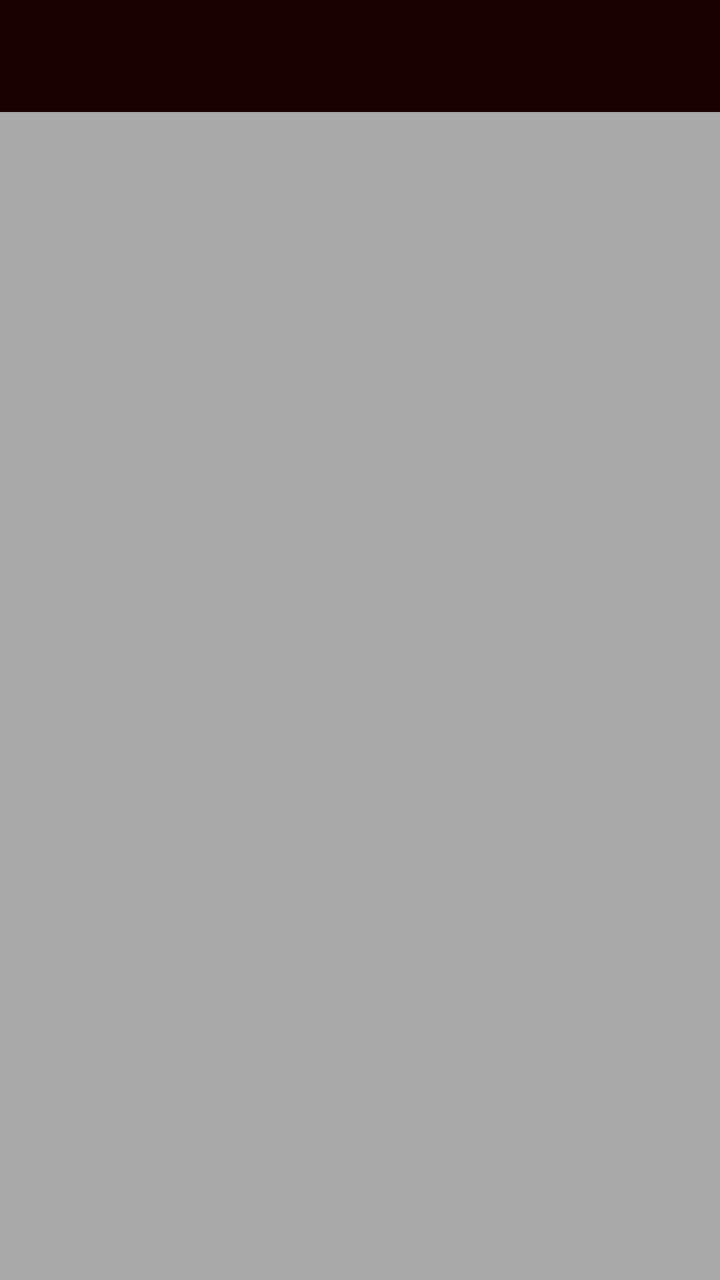
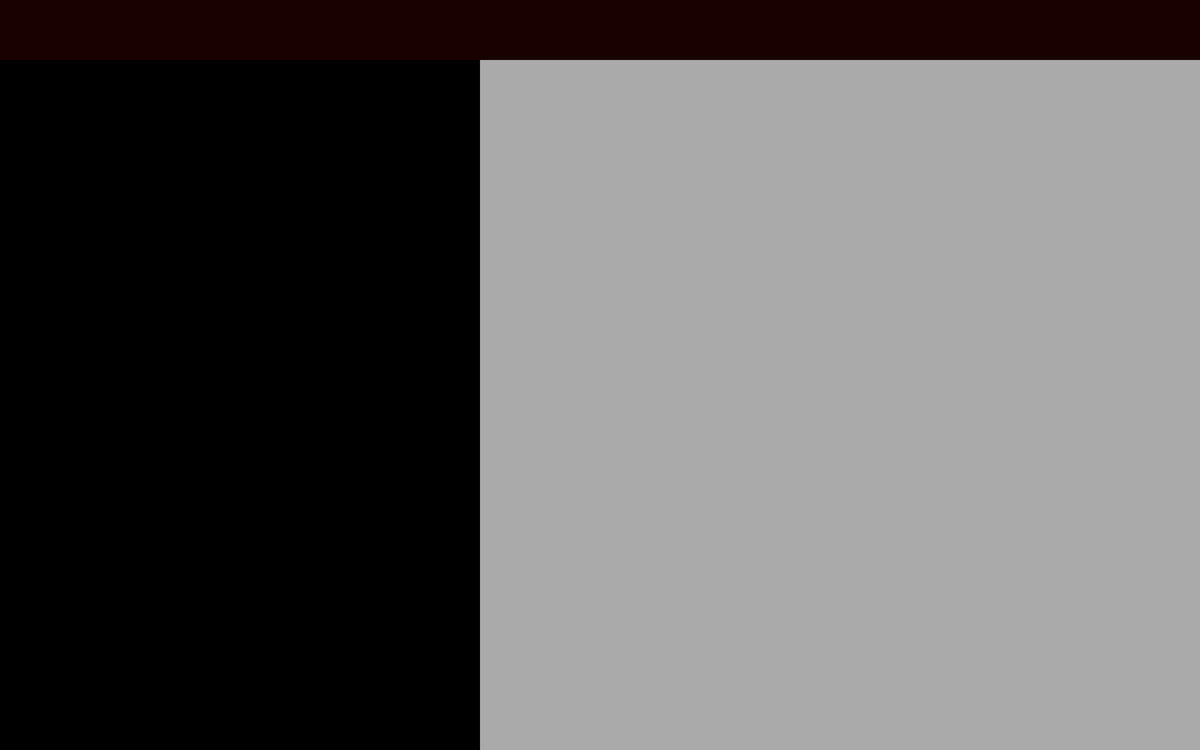

An Android layout and its configuration variant, each rendered on a device that would load it. The default file and the variant file are quoted in full after the pictures.
<!-- AndroidManifest.xml: activity theme AppTheme.NoActionBar -->
<!-- res/layout/activity_main.xml -->
<?xml version="1.0" encoding="utf-8"?>
<RelativeLayout xmlns:android="http://schemas.android.com/apk/res/android"
    android:orientation="vertical" android:layout_width="match_parent"
    android:layout_height="match_parent">

    <android.support.design.widget.AppBarLayout
        android:id="@+id/appbar"
        android:layout_width="match_parent"
        android:layout_height="wrap_content"
        android:theme="@style/AppTheme.AppBarOverlay">
        <android.support.v7.widget.Toolbar
            android:layout_width="match_parent"
            android:layout_height="match_parent"
            android:id="@+id/maintoolbar">
            </android.support.v7.widget.Toolbar>


    </android.support.design.widget.AppBarLayout>

    <FrameLayout

            android:id="@+id/fl_main"
        android:layout_below="@id/appbar"
            android:layout_width="match_parent"
            android:layout_height="match_parent"
            android:background="@android:color/darker_gray">
        </FrameLayout>


</RelativeLayout>
<!-- resources referenced by this layout -->
<resources>
  <style name="AppTheme.AppBarOverlay" parent="ThemeOverlay.AppCompat.Dark.ActionBar" />
  <style name="AppTheme.NoActionBar">
          <item name="windowActionBar">true</item>
          <item name="windowNoTitle">true</item>
      </style>
</resources>
<!-- res/layout-sw640dp/activity_main.xml (the repository's variant of the layout above) -->
<!-- drawn on a large tablet held sideways -->
<?xml version="1.0" encoding="utf-8"?>
<LinearLayout xmlns:android="http://schemas.android.com/apk/res/android"
    android:orientation="vertical"
    android:layout_width="match_parent"
    android:layout_height="match_parent"
    >
    <android.support.design.widget.AppBarLayout
        android:layout_width="match_parent"
        android:layout_height="wrap_content"
        android:theme="@style/AppTheme.AppBarOverlay">

        <android.support.v7.widget.Toolbar
            android:layout_width="match_parent"
            android:layout_height="match_parent"
            android:id="@+id/maintoolbar">

        </android.support.v7.widget.Toolbar>
    </android.support.design.widget.AppBarLayout>
    <LinearLayout

        android:layout_width="match_parent"
        android:layout_height="match_parent"
        android:orientation="horizontal">

    <FrameLayout
        android:backgroundTint="@android:color/black"
        android:layout_weight="1.5"
        android:id="@+id/fl_main"
        android:layout_width="match_parent"
        android:layout_height="match_parent"
        android:background="@android:color/darker_gray">

    </FrameLayout>
    <FrameLayout
        android:layout_weight="1"
        android:backgroundTint="@android:color/darker_gray"
        android:id="@+id/fl_detail"
        android:background="@android:color/white"
        android:layout_width="match_parent"
        android:layout_height="match_parent">

    </FrameLayout>
    </LinearLayout>


</LinearLayout>
